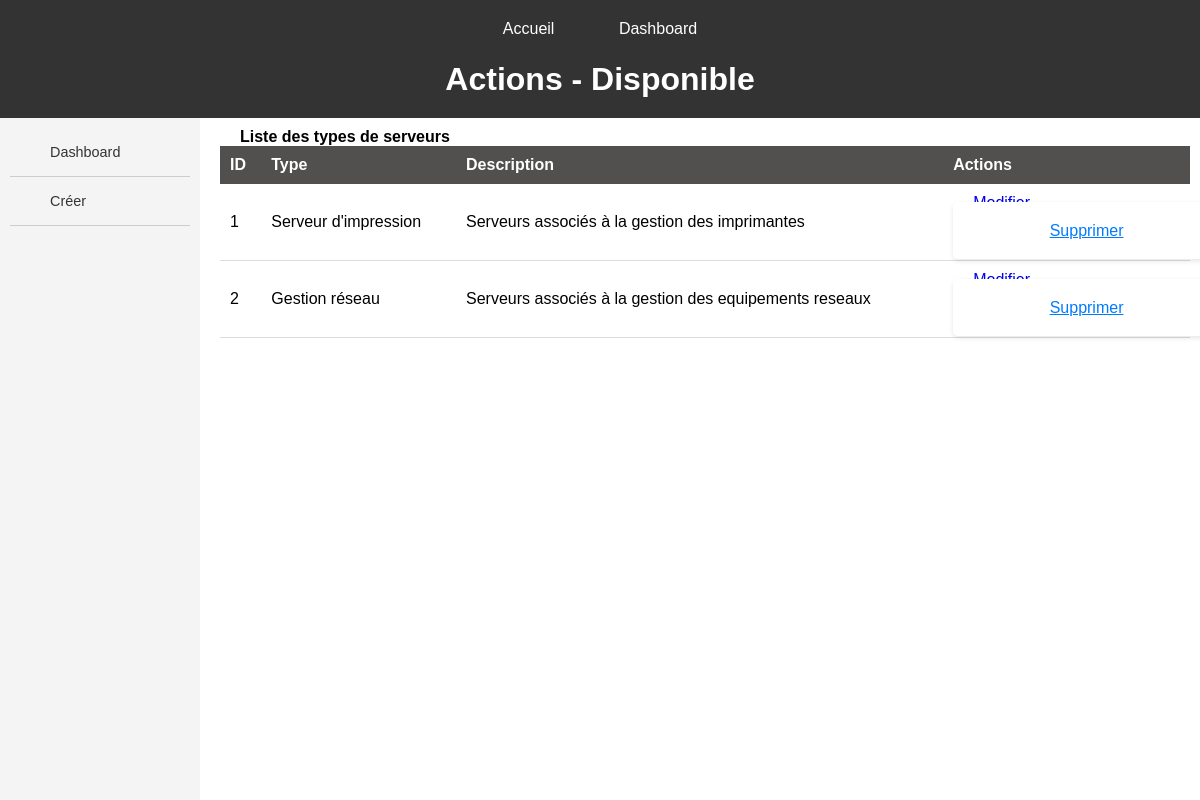
The page /server_types/ on the database its author committed.
### servops/models.py (models this page shows, shortened)
class ServerType(models.Model):
    type = models.CharField(max_length=200)
    description = models.TextField()

### servops/views.py (the view)
# urls.py: path('server_types/', views.server_types, name='server_types_crud'),
def server_types(request):
    server_types = ServerType.objects.all()
    return render(request, 'servops/CRUD/CRUD_type_serveurs/home.html', {'server_types': server_types} )

### servops/templates/servops/CRUD/CRUD_type_serveurs/home.html (shortened to what this page needs)
{% extends "servops/MAIN/main_dashboard.html" %}
{% load static %}
{% block header %}Actions - Disponible{% endblock %}
{% block sidebar %}
<ul>
    <li><a href="{% url 'dashboard' %}" class="button">Dashboard</a></li>
    <li><a href="{% url 'create_server_type' %}" class="button">Créer</a></li>
</ul>
{% endblock sidebar %}
{% block content %}
<h2> Liste des types de serveurs </h2>
<table class="table-user">
    <tr> <th>ID</th> <th>Type</th> <th>Description</th> <th>Actions</th> </tr>
{% for server_type in server_types %}
    <tr>
        <td>{{server_type.id}}</td>
        <td>{{server_type.type}}</td>
        <td>{{server_type.description}}</td>
        <td>
            <a href="{% url 'update_server_type' server_type.id %}">Modifier</a>
            <form action="{% url 'delete_server_type' server_type.id %}" method="post" class="inline">
                <input type="submit" value="Supprimer">
            </form>
        </td>
    </tr>
{% endfor %}
</table>
{% endblock content %}

### servops/static/main.css (style rules this page uses)
* { margin: 0; padding: 0; box-sizing: border-box; }
html, body { width: 100%; height: 100%; font-family: Arial, sans-serif; }
html { scroll-behavior: smooth; }
.bar ul { list-style-type: none; padding: 0; margin: 0; }
.bar ul li { padding: 8px 10px; border-bottom: 1px solid #ccc; font-size: 0.9em; }
.bar ul li a { text-decoration: none; color: #333; display: block; padding: 8px 10px; }
main p, main h1, main h2, main h3, a { font-size: 1em; margin-left: 20px; }
form { max-width: 600px; margin: 20px auto; padding: 20px; background-color: #fff; border-radius: 5px; box-shadow: 0 2px 5px rgba(0, 0, 0, 0.1); }
input[type="text"], input[type="email"], input[type="password"], input[type="number"], input, select, textarea { width: 100%; padding: 15px; margin: 10px 0; border: 1px solid #ccc; border-radius: 5px; font-size: 1em; }
.table-user { width: 100%; border-collapse: collapse; }
.table-user th { background-color: rgb(82, 79, 79); color: #fff; padding: 10px; text-align: left; }
.table-user td { padding: 10px; border-bottom: 1px solid #ddd; }
form.inline { display: inline; }
form.inline input[type="submit"] { background: none; border: none; padding: 0; cursor: pointer; color: #007bff; text-decoration: underline; display: inline; }

### rows shown on the page
ServerType: id "1", type "Serveur d'impression", description "Serveurs associés à la gestion des imprimantes"
ServerType: id "2", type "Gestion réseau", description "Serveurs associés à la gestion des equipements reseaux"
